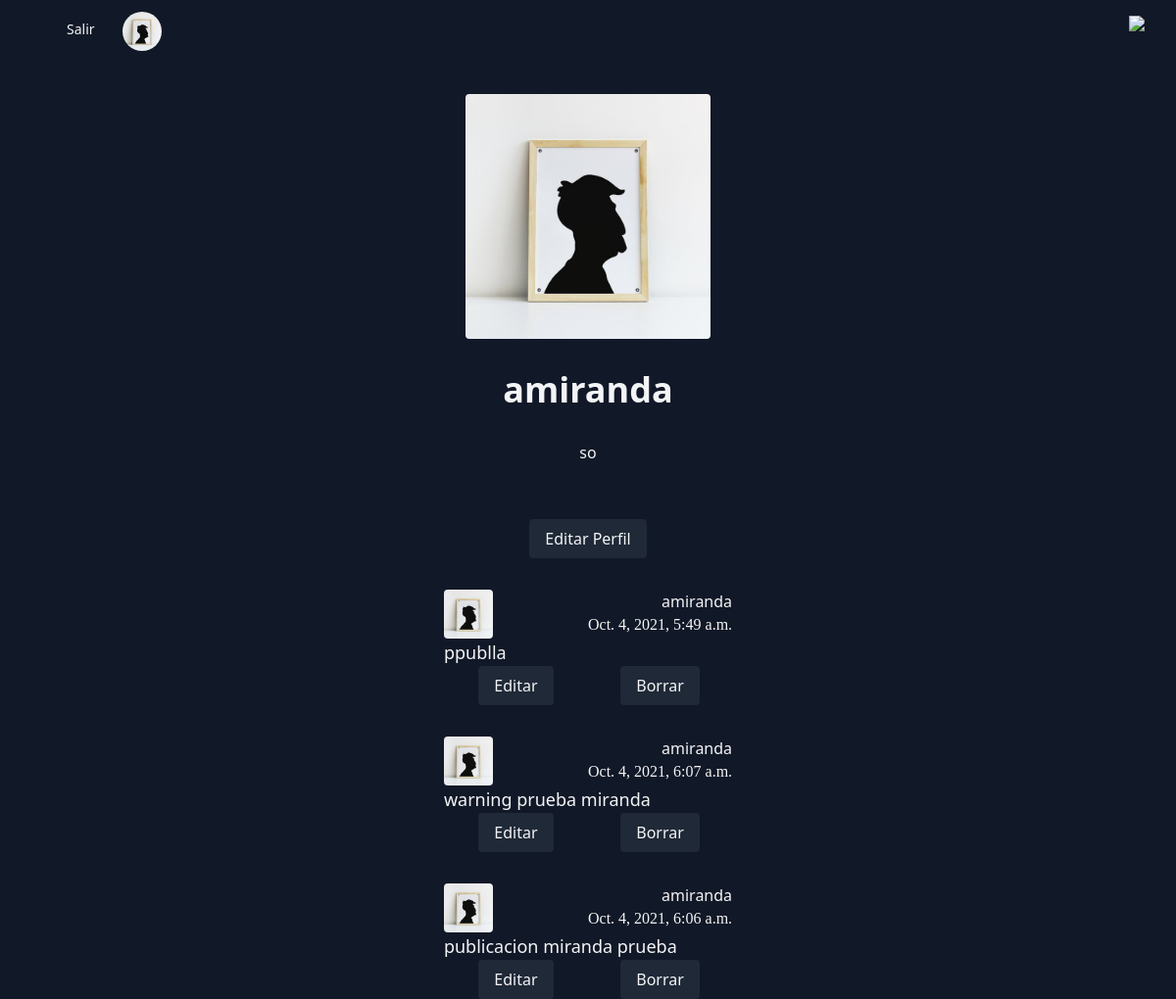
The page /profile/ (signed in) on the database as committed earlier.
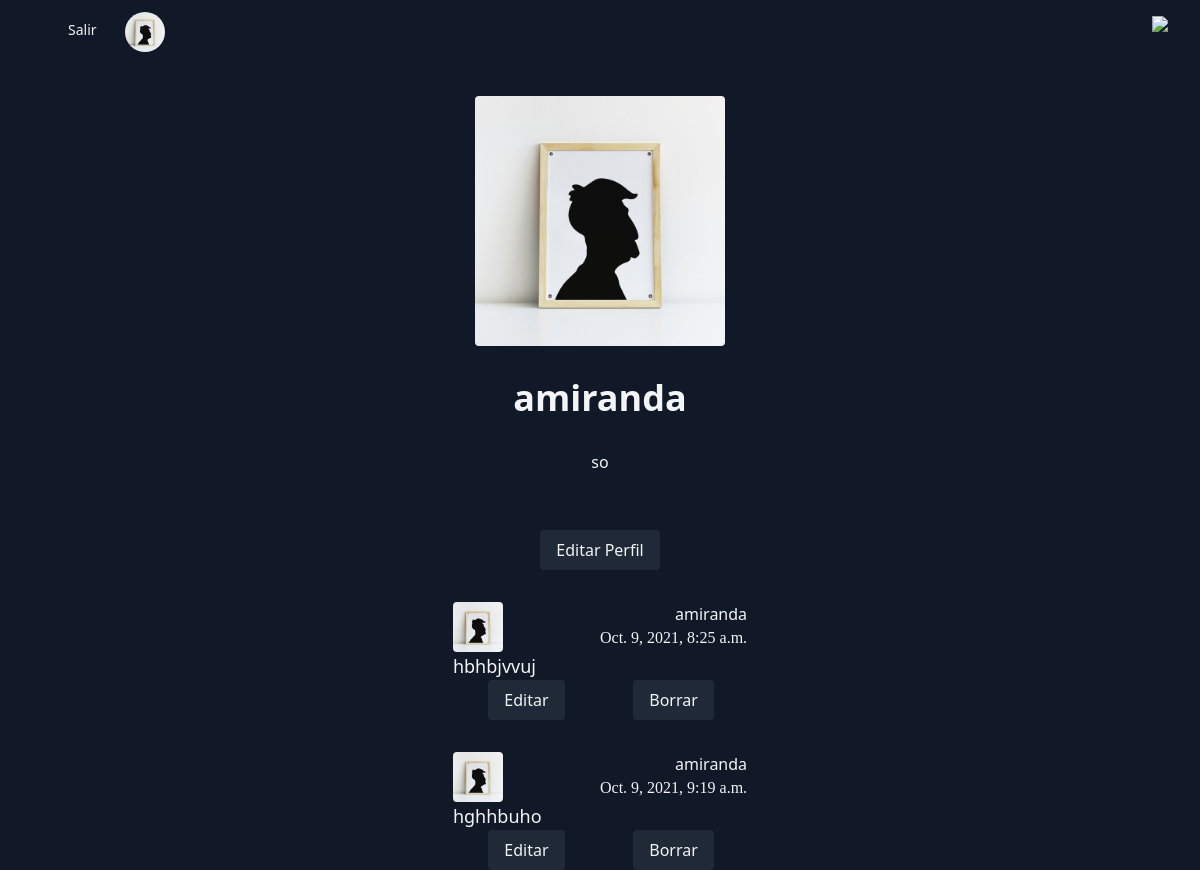
The same page on the database as committed later.
### accounts/models.py (models this page shows, shortened)
class Profile(models.Model):
    user = models.OneToOneField(User, on_delete=models.CASCADE)
    image = models.ImageField(default='default.jpg', upload_to='profile', blank=True)
    bio = models.TextField(default='')
    email_confirmed = models.BooleanField(default=False)

### feed/models.py (models this page shows)
class Publication(models.Model):
    text = models.TextField(max_length=280, default='')
    datatime = models.DateTimeField(default=timezone.now)
    uname = models.ForeignKey(User, on_delete=models.CASCADE, related_name='publications')

class PublicationW(models.Model):
    text = models.TextField(max_length=280, default='')
    datatime = models.DateTimeField(default=timezone.now)
    uname = models.ForeignKey(User, on_delete=models.CASCADE, related_name='publicationsw')
    img = models.ImageField(default=User, upload_to='profile', null=True, blank=True)

class PublicationI(models.Model):
    text = models.TextField(max_length=280, default='')
    datatime = models.DateTimeField(default=timezone.now)
    uname = models.ForeignKey(User, on_delete=models.CASCADE, related_name='publicationsi')
    img = models.ImageField(default='default.jpg', upload_to='profile', null=True, blank=True)

### accounts/views.py (the view)
# urls.py: path('profile/', acc_views.profile, name='profile'),
@login_required
def profile(request, username=None):
    current_user = request.user
    if username and username != current_user.username:
        user = User.objects.get(username=username)
        publications = user.publications.all()
        publicationsw = user.publicationsw.all()
        publicationsi = user.publicationsi.all()
    else:
        publications = current_user.publications.all()
        publicationsw = current_user.publicationsw.all()
        publicationsi = current_user.publicationsi.all()
        user = current_user
    return render(request, 'accounts/profile.html', {'user': user, 'publications': publications,
                                                     'publicationsw': publicationsw,
                                                     'publicationsi': publicationsi})

### accounts/templates/accounts/profile.html
{% extends 'feed/base.html' %}
{%block content%}
  <section class = "flex justify-center text-gray-100">
    <div class = "">
      <div class = "py-8">
        <img class="rounded"
                src="{{ user.profile.image.url }}"
                alt = "Generic placeholder image"
                width= "250"
                height= "250">
      </div>
      <h3 class="text-center text-4xl font-bold">{{user.username}}</h3>
    </div>
  </section>
  <article class="flex justify-center text-gray-100">
    <div class="grid grid-cols-1 text-center space-y-6">
          <div class="max-w-md text-center py-8">
            {{user.profile.bio}}
          </div>
            {%if user == request.user%}
            <a href="{% url 'profileupdate' %}"><button class = "text-center hover:bg-gray-500 bg-gray-800
                               py-2 px-4 rounded">Editar Perfil</button></a>
            {% endif %}
    </div>
  </article>
 {%for publication in publications%}
        <article class = "flex justify-center bg-gray-900 text-gray-100">
            <div class = "grid grid-cols-1">
                <div class = "grid grid-cols-2 pt-8">
                    <div class = "pr-8">
                        <img class="rounded"
                        src="{{ publication.uname.profile.image.url }}"
                        width= "50"
                        height= "50">
                    </div>
                    <div class="text-right">
                        <a class="transform hover:text-gray-600" href="{% url 'profile' publication.uname %}"><h4>{{publication.uname}}</h4></a>
                        <p class = "font-serif">{{publication.datatime}}</p>
                    </div>
                </div>
            <div class="grid grid-cols-1">
            <div class="grid grid-cols-1">
            <h5 class="text-lg">{{publication.text}}</h5>
            {%if publication.uname == request.user%}
            </div>
            <div class="grid grid-cols-2">
                <a class="text-center" href="{% url 'publicationupdate' publication.id %}">
                    <button class = "hover:bg-gray-700 bg-gray-800 py-2 px-4 rounded">Editar</button>
                </a>
                <a class="text-center" href="{% url 'publicationdelete' publication.id %}">
                    <button class = "hover:bg-gray-700 bg-gray-800 py-2 px-4 rounded">Borrar</button>
                </a>
            </div>
            {% endif %}
            </div>
            </div>
        </article>
    {% endfor %}
    {%for publicationw in publicationsw%}
        <article class = "flex justify-center bg-gray-900 text-gray-100">
            <div class = "grid grid-cols-1">
                <div class = "grid grid-cols-2 pt-8">
                    <div class = "pr-8">
                        <img class="rounded"
                        src="{{ publicationw.uname.profile.image.url }}"
                        width= "50"
                        height= "50">
                    </div>
                    <div class="text-right">
                        <a class="transform hover:text-gray-600" href="{% url 'profile' publicationw.uname %}"><h4>{{publicationw.uname}}</h4></a>
                        <p class = "font-serif">{{publicationw.datatime}}</p>
                    </div>
                </div>
            <div class="grid grid-cols-1">
            <div class="grid grid-cols-1">
            <h5 class="text-lg">{{publicationw.text}}</h5>
            {%if publicationw.uname == request.user%}
            </div>
            <div class="grid grid-cols-2">
                <a class="text-center" href="{% url 'publicationwupdate' publicationw.id %}">
                    <button class = "hover:bg-gray-700 bg-gray-800 py-2 px-4 rounded">Editar</button>
                </a>
                <a class="text-center" href="{% url 'publicationwdelete' publicationw.id %}">
                    <button class = "hover:bg-gray-700 bg-gray-800 py-2 px-4 rounded">Borrar</button>
                </a>
            </div>
            {% endif %}
            </div>
            </div>
        </article>
    {% endfor %}
    {%for publicationi in publicationsi%}
        <article class = "flex justify-center bg-gray-900 text-gray-100">
            <div class = "grid grid-cols-1">
                <div class = "grid grid-cols-2 pt-8">
                    <div class = "pr-8">
                        <img class="rounded"
                        src="{{ publicationi.uname.profile.image.url }}"
                        width= "50"
                        height= "50">
                    </div>
                    <div class="text-right">
                        <a class="transform hover:text-gray-600" href="{% url 'profile' publicationi.uname %}"><h4>{{publicationi.uname}}</h4></a>
                        <p class = "font-serif">{{publicationi.datatime}}</p>
                    </div>
                </div>
            <div class="grid grid-cols-1">
            <div class="grid grid-cols-1">
            <h5 class="text-lg">{{publicationi.text}}</h5>
            {%if publicationi.uname == request.user%}
            </div>
            <div class="grid grid-cols-2">
                <a class="text-center" href="{% url 'publicationiupdate' publicationi.id %}">
                    <button class = "hover:bg-gray-700 bg-gray-800 py-2 px-4 rounded">Editar</button>
                </a>
                <a class="text-center" href="{% url 'publicationidelete' publicationi.id %}">
                    <button class = "hover:bg-gray-700 bg-gray-800 py-2 px-4 rounded">Borrar</button>
                </a>
            </div>
            {% endif %}
            </div>
            </div>
        </article>
    {% endfor %}
{%endblock content%}

### feed/templates/feed/base.html (shortened to what this page needs)
<!DOCTYPE html>
<html lang="en">
    <head>
        <link href="https://unpkg.com/tailwindcss@^2/dist/tailwind.min.css" rel="stylesheet">
    </head>
    <body class="bg-gray-900">
    <nav class="bg-gray-900">
  <div class="max-w-7xl mx-auto px-2 sm:px-6 lg:px-8">
    <div class="relative flex items-center justify-between h-16">
      <div class="flex-1 flex items-center justify-center sm:items-stretch sm:justify-start">
        <div class="hidden sm:block sm:ml-6">
          <div class="flex space-x-4">
            <a href="{%url 'logout'%}" class="text-gray-100 hover:bg-gray-700
                                               px-3 py-2 rounded-md
                                               text-sm font-medium">Salir</a>
            <div>
            <a href="{%url 'profile'%}" class="bg-gray-900" >
              <img class="h-10 w-10 rounded-full transform hover:scale-110" src="{{ user.profile.image.url }}" alt="">
            </a>
          </div>
          </div>
        </div>
      </div>
      <div class="absolute inset-y-0 right-0 flex items-center pr-2 sm:static sm:inset-auto sm:ml-6 sm:pr-0">
              <a href="{%url 'home'%}"  type="button" class="bg-gray-900 hover:scale-110" >
                  <img class="block h-8 w-auto transform hover:scale-110" src="https://i.ibb.co/F0pTRBB/planet.png">
              </a>
      </div>
    </div>
  </div>
</nav>
        {%block content%}
        {%endblock content%}
    </body>
</html>

Rows that differ between the two databases and show on the page:
removed Publication: uname.profile.image (placeholder picture), uname "amiranda", datatime "Oct. 4, 2021, 5:49 a.m.", text "ppublla", shows "Editar"
removed PublicationW: uname.profile.image (placeholder picture), uname "amiranda", datatime "Oct. 4, 2021, 6:07 a.m.", text "warning prueba miranda", shows "Editar"
removed PublicationI: uname.profile.image (placeholder picture), uname "amiranda", datatime "Oct. 4, 2021, 6:06 a.m.", text "publicacion miranda prueba", shows "Editar"
added Publication: uname.profile.image (placeholder picture), uname "amiranda", datatime "Oct. 9, 2021, 8:25 a.m.", text "hbhbjvvuj", shows "Editar"
added Publication: uname.profile.image (placeholder picture), uname "amiranda", datatime "Oct. 9, 2021, 9:19 a.m.", text "hghhbuho", shows "Editar"
